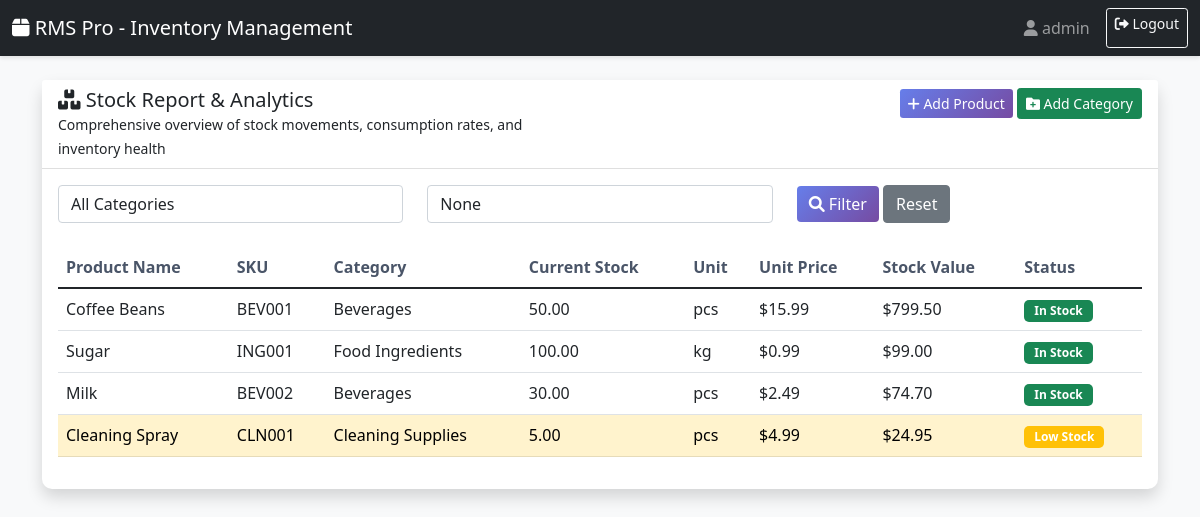
/stock-report/ (signed in), run on the app's committed database.
### inventory_app/models.py (models this page shows, shortened)
class Product(models.Model):
    name = models.CharField(max_length=200)
    category = models.ForeignKey(Category, on_delete=models.CASCADE, related_name='products')
    sku = models.CharField(max_length=100, unique=True)
    unit = models.CharField(max_length=50, default='pcs')  # kg, liter, pcs, etc.
    current_stock = models.DecimalField(max_digits=10, decimal_places=2, default=0)
    minimum_stock = models.DecimalField(max_digits=10, decimal_places=2, default=0)
    unit_price = models.DecimalField(max_digits=10, decimal_places=2, default=0)
    created_at = models.DateTimeField(auto_now_add=True)
    updated_at = models.DateTimeField(auto_now=True)
    @property
    def stock_value(self):
        return self.current_stock * self.unit_price
    @property
    def is_low_stock(self):
        return self.current_stock <= self.minimum_stock

class Category(models.Model):
    name = models.CharField(max_length=100)
    description = models.TextField(blank=True, null=True)
    created_at = models.DateTimeField(auto_now_add=True)
    class Meta:
        verbose_name_plural = "Categories"

### inventory_app/views.py (the view)
# urls.py: path('stock-report/', views.stock_report, name='stock_report'),
@login_required(login_url='login')
def stock_report(request):
    products = Product.objects.select_related('category').all()
    category_id = request.GET.get('category')
    if category_id:
        products = products.filter(category_id=category_id)
    search_query = request.GET.get('search')
    if search_query:
        products = products.filter(
            Q(name__icontains=search_query) |
            Q(sku__icontains=search_query)
        )
    categories = Category.objects.all()
    context = {
        'products': products,
        'categories': categories,
        'search_query': search_query,
    }
    return render(request, 'stock_report.html', context)

### inventory_app/templates/stock_report.html (shortened to what this page needs)
{% extends 'base.html' %}
{% block content %}
<div class="card shadow">
    <div class="card-header bg-white">
        <div class="row">
            <div class="col-md-6">
                <h5 class="mb-0">
                    <i class="fas fa-boxes"></i> Stock Report & Analytics
                </h5>
                <small>Comprehensive overview of stock movements, consumption rates, and inventory health</small>
            </div>
            <div class="col-md-6 text-end">
                <a href="{% url 'add_product' %}" class="btn btn-primary btn-sm">
                    <i class="fas fa-plus"></i> Add Product
                </a>
                <a href="{% url 'add_category' %}" class="btn btn-success btn-sm">
                    <i class="fas fa-folder-plus"></i> Add Category
                </a>
            </div>
        </div>
    </div>
    <div class="card-body">
        <form method="GET" class="mb-4">
            <div class="row">
                <div class="col-md-4">
                    <select name="category" class="form-control">
                        <option value="">All Categories</option>
                    </select>
                </div>
                <div class="col-md-4">
                    <input type="text" name="search" class="form-control" placeholder="Search by name or SKU" value="{{ search_query }}">
                </div>
                <div class="col-md-4">
                    <button type="submit" class="btn btn-primary">
                        <i class="fas fa-search"></i> Filter
                    </button>
                    <a href="{% url 'stock_report' %}" class="btn btn-secondary">Reset</a>
                </div>
            </div>
        </form>
        <div class="table-responsive">
            <table class="table table-hover">
                <thead>
                    <tr>
                        <th>Product Name</th>
                        <th>SKU</th>
                        <th>Category</th>
                        <th>Current Stock</th>
                        <th>Unit</th>
                        <th>Unit Price</th>
                        <th>Stock Value</th>
                        <th>Status</th>
                    </tr>
                </thead>
                <tbody>
                    {% for product in products %}
                    <tr {% if product.is_low_stock %}class="table-warning"{% endif %}>
                        <td>{{ product.name }}</td>
                        <td>{{ product.sku }}</td>
                        <td>{{ product.category.name }}</td>
                        <td>{{ product.current_stock }}</td>
                        <td>{{ product.unit }}</td>
                        <td>${{ product.unit_price }}</td>
                        <td>${{ product.stock_value|floatformat:2 }}</td>
                        <td>
                            {% if product.is_low_stock %}
                            <span class="badge bg-warning">Low Stock</span>
                            {% else %}
                            <span class="badge bg-success">In Stock</span>
                            {% endif %}
                        </td>
                    </tr>
                    {% empty %}
                    <tr>
                        <td colspan="8" class="text-center">No products found</td>
                    </tr>
                    {% endfor %}
                </tbody>
            </table>
        </div>
    </div>
</div>
{% endblock %}

### inventory_app/templates/base.html (shortened to what this page needs)
<!DOCTYPE html>
<html lang="en">
<head>
    <link href="https://cdn.jsdelivr.net/npm/bootstrap@5.1.3/dist/css/bootstrap.min.css" rel="stylesheet">
    <link rel="stylesheet" href="https://cdnjs.cloudflare.com/ajax/libs/font-awesome/6.0.0/css/all.min.css">
    {% load static %}
    <link rel="stylesheet" href="{% static 'css/style.css' %}">
</head>
<body>
    {% if user.is_authenticated %}
    <nav class="navbar navbar-dark bg-dark">
        <div class="container-fluid">
            <a class="navbar-brand" href="{% url 'dashboard' %}">
                <i class="fas fa-box"></i> RMS Pro - Inventory Management
            </a>
            <div class="d-flex">
                <span class="navbar-text me-3">
                    <i class="fas fa-user"></i> {{ user.username }}
                </span>
                <a href="{% url 'logout' %}" class="btn btn-outline-light btn-sm">
                    <i class="fas fa-sign-out-alt"></i> Logout
                </a>
            </div>
        </div>
    </nav>
    {% endif %}
    <div class="container mt-4">
        {% block content %}
        {% endblock %}
    </div>
</body>
</html>

### static/css/style.css (style rules this page uses)
body { background-color: #f8f9fa; font-family: 'Segoe UI', Tahoma, Geneva, Verdana, sans-serif; }
.card { border-radius: 10px; border: none; transition: transform 0.2s; }
.btn-primary { background: linear-gradient(135deg, #667eea 0%, #764ba2 100%); border: none; }
.navbar { box-shadow: 0 2px 4px rgba(0,0,0,0.1); }
.table th { border-top: none; font-weight: 600; color: #4a5568; }
.badge { padding: 5px 10px; border-radius: 5px; }

### data on the page
Product: name "Coffee Beans", sku "BEV001", category.name "Beverages", current_stock "50.00", unit "pcs", unit_price "15.99", stock_value "799.50", minimum_stock "In Stock"
Product: name "Sugar", sku "ING001", category.name "Food Ingredients", current_stock "100.00", unit "kg", unit_price "0.99", stock_value "99.00", minimum_stock "In Stock"
Product: name "Milk", sku "BEV002", category.name "Beverages", current_stock "30.00", unit "pcs", unit_price "2.49", stock_value "74.70", minimum_stock "In Stock"
Product: name "Cleaning Spray", sku "CLN001", category.name "Cleaning Supplies", current_stock "5.00", unit "pcs", unit_price "4.99", stock_value "24.95", minimum_stock "Low Stock"

### other printed values
{{ user.username }} "admin"
